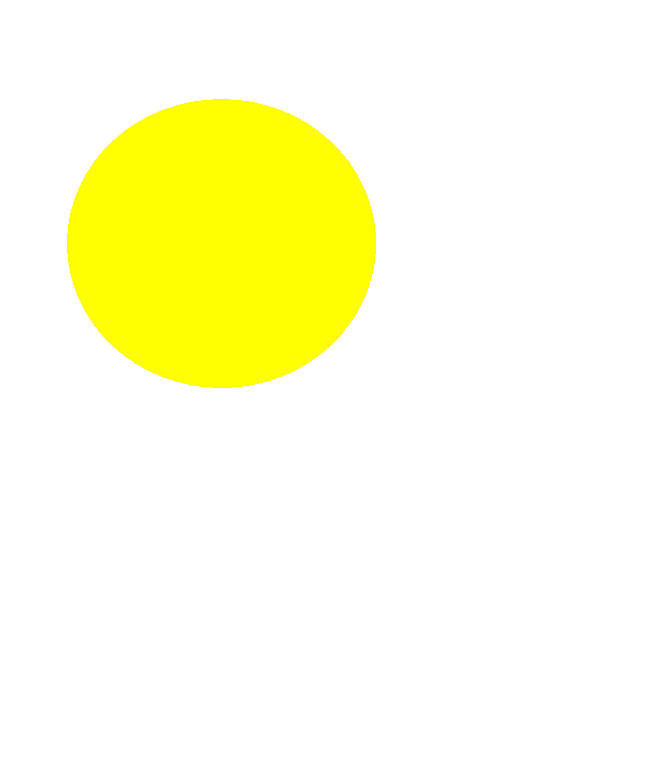
#> input picture day22/课堂代码/day22/m.jpg, 661 x 763 px
$ python '14-颜色识别.py'
#> lines starting #> are read from the running program, lines starting #| are printed output that depends on the picture; after the words box and inside, x2 and y2 are one past the last pixel; in counts of white or black regions, pixels touching at a corner belong together
import cv2
import numpy as np
from PIL import Image

"""
1. 计算yellow的hsv范围
2. 制作掩码图
3. 获取yellow的边框坐标
4. 绘制边框

"""
img = cv2.imread("m.jpg")
#> img is the input picture: shape (763, 661, 3); mean B, G, R 219.7, 255, 255


def get_yellow_hsv():
    # 用数组表示yellow一个像素点
    yellow = np.uint8([[[0, 255, 255]]])
    # 将BGR转HSV
    yellow_hsv_img = cv2.cvtColor(yellow, cv2.COLOR_BGR2HSV)
    # 计算yellow的hsv范围
    # [H-10,100,100]和[H+10,255, 255]分别作为下界和上界
    yellow_hsv_low = (yellow_hsv_img[0, 0, 0] - 10, 100, 100)
    yellow_hsv_up = (yellow_hsv_img[0, 0, 0] + 10, 255, 255)
    # 返回yellow颜色 hsv的上界和下界
    return np.uint8(yellow_hsv_low), np.uint8(yellow_hsv_up)


# 制作掩码图
low, up = get_yellow_hsv()

# 将img转hsv
img_hsv = cv2.cvtColor(img, cv2.COLOR_BGR2HSV)
#> img_hsv: shape (763, 661, 3); mean H, S, V 4.9, 35.3, 255
mask = cv2.inRange(img_hsv, low, up)
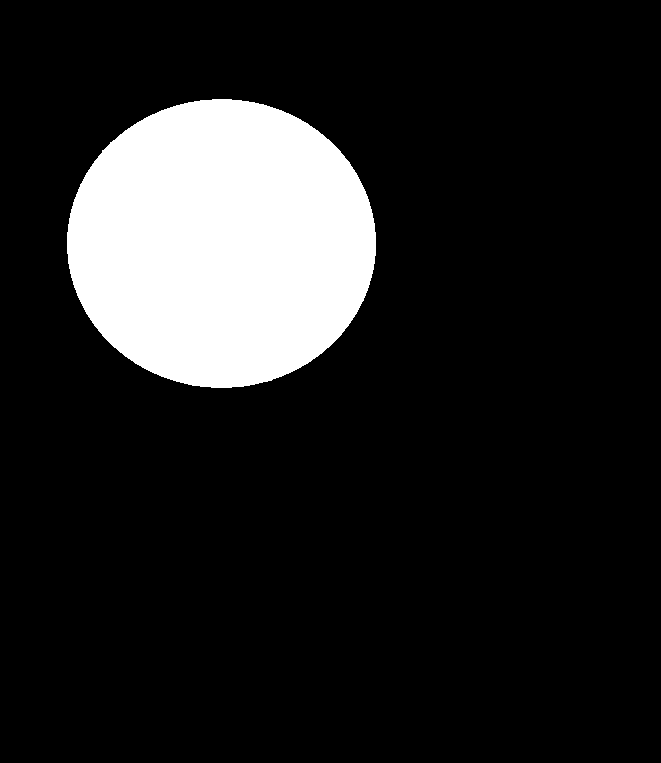
#> mask: shape (763, 661); 13.9% white; 1 white region, box (x1, y1, x2, y2) and area: (67, 99, 376, 388) 70064

# 将mask转成Image
mask_img = Image.fromarray(mask)
# getbbox(): 获取非0区域的边界坐标， 左上角和右下角的坐标
box = mask_img.getbbox()
#> box = (67, 99, 376, 388)
if box is not None:
    lx, ly, rx, ry = box
#> lx = 67; ly = 99; rx = 376; ry = 388
    # 在原图上绘制矩形
    cv2.rectangle(img, (lx, ly), (rx, ry), (0, 0, 255), 3, cv2.LINE_AA)
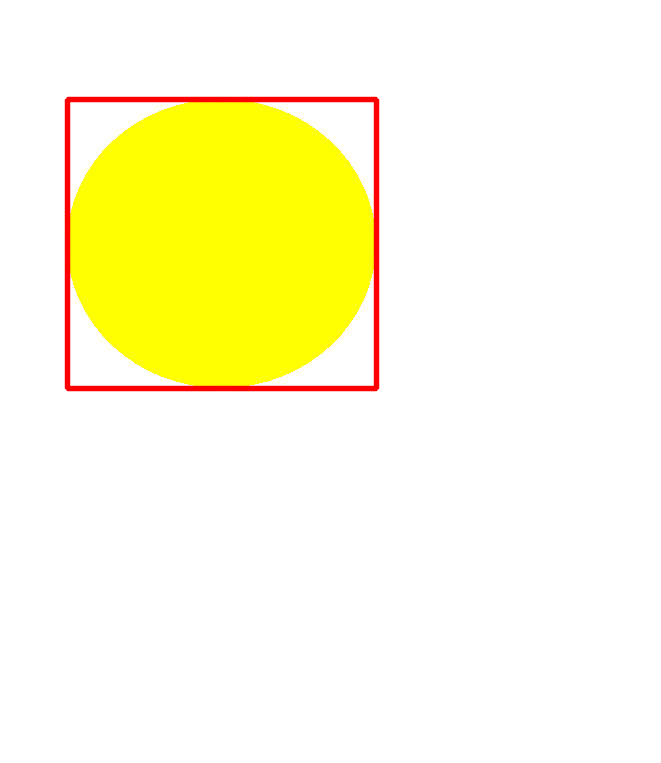
#> img: shape (763, 661, 3); 1.66% of pixels changed, all inside (x1, y1, x2, y2) = (64, 96, 380, 392)

cv2.imshow("win", img)
cv2.waitKey(0)
cv2.destroyAllWindows()
